Frame 1 (no input): blank canvas, image omitted
Frame 60 (the mouse pressed at the canvas centre just before this capture): blank canvas, image omitted
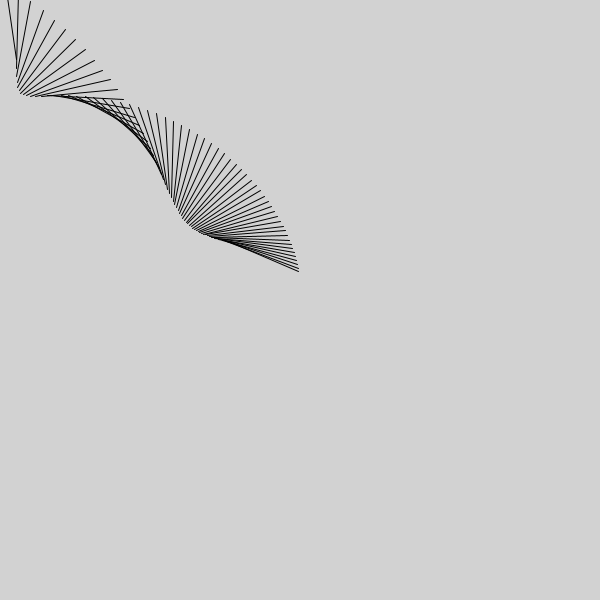
Frame 120 (the mouse held since frame 60 and released just before this capture)

The Processing sketch whose frames 1 and 60 were blank and that drew this single picture after the mouse press (run headless with seeded random() and noise(); from frame 60 on, the mouse is pressed at the canvas centre):

// Processing sketch: Week1_HW_PT1
// ── Week1_HW_PT1.pde
float x;
float y;
float easing = 0.03;

color c;

void setup() {
  size(600, 600);
  background(210);

  rectMode(CENTER);
}

void draw() {

  if (mousePressed) {
    //x= mouseX -10; 
    //y=  mouseY - 100;
 
 float targetX = mouseX;
  float dx = targetX - x;
  x += dx * easing;
  
  float targetY = mouseY;
  float dy = targetY - y;
  y += dy * easing;


  pushMatrix();
  translate(x, y);
  //x= x+5;
  rotate(radians(frameCount + y));
  c = color(map(x, 0, width, 0, 255), 
    map(y, 0, width, 100, 255), 175);
  fill(c);
  stroke(0, 255);
  //ellipse(50, 10, 50, 50);
  line(-25, -5, 50, 10);
  popMatrix();

  }


  //y+=5;

  //if (x > width) {
  //  x =0;
  //  y = y+80;


  //  //x = -100;
  //  //y += 70;
  //}
}
